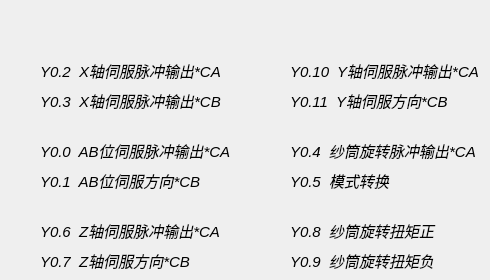
       <widget class="QWidget" name="w_monitor_Zhou">
        <widget class="QLabel" name="label_56">
         <property name="geometry">
          <rect>
           <x>290</x>
           <y>220</y>
           <width>161</width>
           <height>21</height>
          </rect>
         </property>
         <property name="font">
          <font>
           <family>Arial</family>
           <pointsize>11</pointsize>
           <italic>true</italic>
          </font>
         </property>
         <property name="text">
          <string>Y0.8  纱筒旋转扭矩正</string>
         </property>
        </widget>
        <widget class="QLabel" name="label_57">
         <property name="geometry">
          <rect>
           <x>40</x>
           <y>220</y>
           <width>191</width>
           <height>21</height>
          </rect>
         </property>
         <property name="font">
          <font>
           <family>Arial</family>
           <pointsize>11</pointsize>
           <italic>true</italic>
          </font>
         </property>
         <property name="text">
          <string>Y0.6  Z轴伺服脉冲输出*CA</string>
         </property>
        </widget>
        <widget class="QLabel" name="label_58">
         <property name="geometry">
          <rect>
           <x>40</x>
           <y>170</y>
           <width>161</width>
           <height>21</height>
          </rect>
         </property>
         <property name="font">
          <font>
           <family>Arial</family>
           <pointsize>11</pointsize>
           <italic>true</italic>
          </font>
         </property>
         <property name="text">
          <string>Y0.1  AB位伺服方向*CB</string>
         </property>
        </widget>
        <widget class="QLabel" name="label_zhou_Y00">
         <property name="geometry">
          <rect>
           <x>10</x>
           <y>140</y>
           <width>21</width>
           <height>21</height>
          </rect>
         </property>
         <property name="text">
          <string/>
         </property>
         <property name="scaledContents">
          <bool>true</bool>
         </property>
        </widget>
        <widget class="QLabel" name="label_70">
         <property name="geometry">
          <rect>
           <x>290</x>
           <y>170</y>
           <width>151</width>
           <height>21</height>
          </rect>
         </property>
         <property name="font">
          <font>
           <family>Arial</family>
           <pointsize>11</pointsize>
           <italic>true</italic>
          </font>
         </property>
         <property name="text">
          <string>Y0.5  模式转换</string>
         </property>
        </widget>
        <widget class="QLabel" name="label_zhou_Y02">
         <property name="geometry">
          <rect>
           <x>10</x>
           <y>60</y>
           <width>21</width>
           <height>21</height>
          </rect>
         </property>
         <property name="text">
          <string/>
         </property>
         <property name="scaledContents">
          <bool>true</bool>
         </property>
        </widget>
        <widget class="QLabel" name="label_zhou_Y05">
         <property name="geometry">
          <rect>
           <x>260</x>
           <y>170</y>
           <width>21</width>
           <height>21</height>
          </rect>
         </property>
         <property name="text">
          <string/>
         </property>
         <property name="scaledContents">
          <bool>true</bool>
         </property>
        </widget>
        <widget class="QLabel" name="label_73">
         <property name="geometry">
          <rect>
           <x>290</x>
           <y>140</y>
           <width>191</width>
           <height>21</height>
          </rect>
         </property>
         <property name="font">
          <font>
           <family>Arial</family>
           <pointsize>11</pointsize>
           <italic>true</italic>
          </font>
         </property>
         <property name="text">
          <string>Y0.4  纱筒旋转脉冲输出*CA</string>
         </property>
        </widget>
        <widget class="QLabel" name="label_zhou_Y07">
         <property name="geometry">
          <rect>
           <x>10</x>
           <y>250</y>
           <width>21</width>
           <height>21</height>
          </rect>
         </property>
         <property name="text">
          <string/>
         </property>
         <property name="scaledContents">
          <bool>true</bool>
         </property>
        </widget>
        <widget class="QLabel" name="label_zhou_Y03">
         <property name="geometry">
          <rect>
           <x>10</x>
           <y>90</y>
           <width>21</width>
           <height>21</height>
          </rect>
         </property>
         <property name="text">
          <string/>
         </property>
         <property name="scaledContents">
          <bool>true</bool>
         </property>
        </widget>
        <widget class="QLabel" name="label_76">
         <property name="geometry">
          <rect>
           <x>40</x>
           <y>90</y>
           <width>191</width>
           <height>21</height>
          </rect>
         </property>
         <property name="font">
          <font>
           <family>Arial</family>
           <pointsize>11</pointsize>
           <italic>true</italic>
          </font>
         </property>
         <property name="text">
          <string>Y0.3  X轴伺服脉冲输出*CB</string>
         </property>
        </widget>
        <widget class="QLabel" name="label_zhou_Y011">
         <property name="geometry">
          <rect>
           <x>260</x>
           <y>90</y>
           <width>21</width>
           <height>21</height>
          </rect>
         </property>
         <property name="text">
          <string/>
         </property>
         <property name="scaledContents">
          <bool>true</bool>
         </property>
        </widget>
        <widget class="QLabel" name="label_78">
         <property name="geometry">
          <rect>
           <x>40</x>
           <y>250</y>
           <width>171</width>
           <height>21</height>
          </rect>
         </property>
         <property name="font">
          <font>
           <family>Arial</family>
           <pointsize>11</pointsize>
           <italic>true</italic>
          </font>
         </property>
         <property name="text">
          <string>Y0.7  Z轴伺服方向*CB</string>
         </property>
        </widget>
        <widget class="QLabel" name="label_79">
         <property name="geometry">
          <rect>
           <x>40</x>
           <y>140</y>
           <width>191</width>
           <height>21</height>
          </rect>
         </property>
         <property name="font">
          <font>
           <family>Arial</family>
           <pointsize>11</pointsize>
           <italic>true</italic>
          </font>
         </property>
         <property name="text">
          <string>Y0.0  AB位伺服脉冲输出*CA</string>
         </property>
        </widget>
        <widget class="QLabel" name="label_zhou_Y06">
         <property name="geometry">
          <rect>
           <x>10</x>
           <y>220</y>
           <width>21</width>
           <height>21</height>
          </rect>
         </property>
         <property name="text">
          <string/>
         </property>
         <property name="scaledContents">
          <bool>true</bool>
         </property>
        </widget>
        <widget class="QLabel" name="label_zhou_Y04">
         <property name="geometry">
          <rect>
           <x>260</x>
           <y>140</y>
           <width>21</width>
           <height>21</height>
          </rect>
         </property>
         <property name="text">
          <string/>
         </property>
         <property name="scaledContents">
          <bool>true</bool>
         </property>
        </widget>
        <widget class="QLabel" name="label_zhou_Y08">
         <property name="geometry">
          <rect>
           <x>260</x>
           <y>220</y>
           <width>21</width>
           <height>21</height>
          </rect>
         </property>
         <property name="text">
          <string/>
         </property>
         <property name="scaledContents">
          <bool>true</bool>
         </property>
        </widget>
        <widget class="QLabel" name="label_zhou_Y010">
         <property name="geometry">
          <rect>
           <x>260</x>
           <y>60</y>
           <width>21</width>
           <height>21</height>
          </rect>
         </property>
         <property name="text">
          <string/>
         </property>
         <property name="scaledContents">
          <bool>true</bool>
         </property>
        </widget>
        <widget class="QLabel" name="label_zhou_Y01">
         <property name="geometry">
          <rect>
           <x>10</x>
           <y>170</y>
           <width>21</width>
           <height>21</height>
          </rect>
         </property>
         <property name="text">
          <string/>
         </property>
         <property name="scaledContents">
          <bool>true</bool>
         </property>
        </widget>
        <widget class="QLabel" name="label_85">
         <property name="geometry">
          <rect>
           <x>40</x>
           <y>60</y>
           <width>191</width>
           <height>21</height>
          </rect>
         </property>
         <property name="font">
          <font>
           <family>Arial</family>
           <pointsize>11</pointsize>
           <italic>true</italic>
          </font>
         </property>
         <property name="text">
          <string>Y0.2  X轴伺服脉冲输出*CA</string>
         </property>
        </widget>
        <widget class="QLabel" name="label_112">
         <property name="geometry">
          <rect>
           <x>290</x>
           <y>60</y>
           <width>191</width>
           <height>21</height>
          </rect>
         </property>
         <property name="font">
          <font>
           <family>Arial</family>
           <pointsize>11</pointsize>
           <italic>true</italic>
          </font>
         </property>
         <property name="text">
          <string>Y0.10  Y轴伺服脉冲输出*CA</string>
         </property>
        </widget>
        <widget class="QLabel" name="label_113">
         <property name="geometry">
          <rect>
           <x>290</x>
           <y>90</y>
           <width>171</width>
           <height>21</height>
          </rect>
         </property>
         <property name="font">
          <font>
           <family>Arial</family>
           <pointsize>11</pointsize>
           <italic>true</italic>
          </font>
         </property>
         <property name="text">
          <string>Y0.11  Y轴伺服方向*CB</string>
         </property>
        </widget>
        <widget class="QLabel" name="label_zhou_Y09">
         <property name="geometry">
          <rect>
           <x>260</x>
           <y>250</y>
           <width>21</width>
           <height>21</height>
          </rect>
         </property>
         <property name="text">
          <string/>
         </property>
         <property name="scaledContents">
          <bool>true</bool>
         </property>
        </widget>
        <widget class="QLabel" name="label_115">
         <property name="geometry">
          <rect>
           <x>290</x>
           <y>250</y>
           <width>161</width>
           <height>21</height>
          </rect>
         </property>
         <property name="font">
          <font>
           <family>Arial</family>
           <pointsize>11</pointsize>
           <italic>true</italic>
          </font>
         </property>
         <property name="text">
          <string>Y0.9  纱筒旋转扭矩负</string>
         </property>
        </widget>
       </widget>
